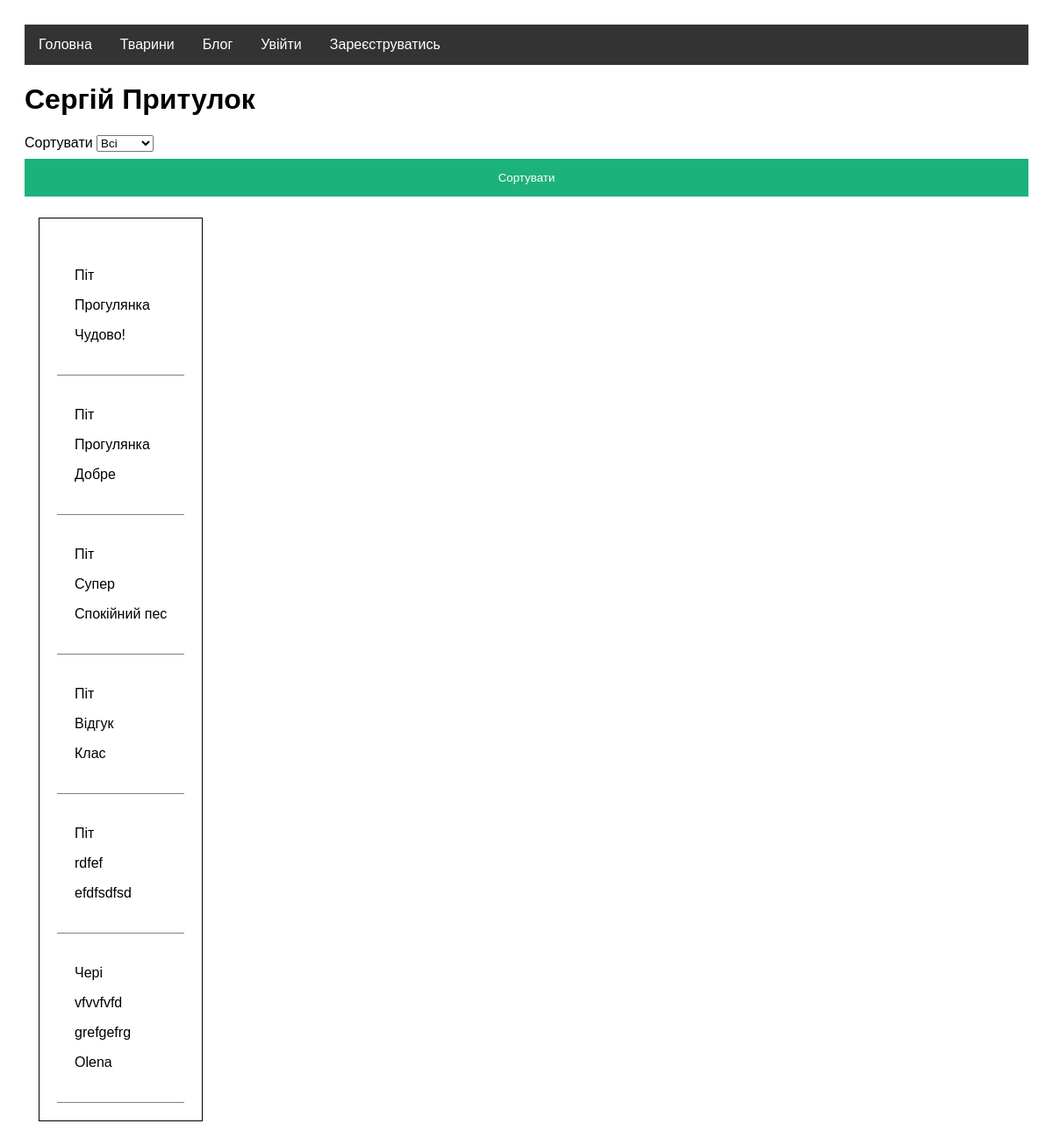
The app's page /animals/feedbacks with its own data.
### animals/models.py (models this page shows, shortened)
class Feedback(models.Model):
    title = models.CharField(max_length=100)
    text = models.TextField()
    user_id = models.ForeignKey(User, on_delete=models.CASCADE)
    animal_id = models.ForeignKey(Animal, on_delete=models.CASCADE)

class Animal(models.Model):
    name = models.CharField(max_length=100)
    sex = models.BooleanField()
    age = models.IntegerField()
    breed = models.CharField(max_length=200)
    availability = models.BooleanField()
    description = models.TextField()
    healthy = models.BooleanField()
    animal_type = models.ForeignKey(AnimalType, on_delete=models.CASCADE)

### animals/views.py (the view)
# urls.py: path('feedbacks', views.get_all_feedbacks, name='get_all_feedbacks'),
def get_all_feedbacks(request):
    types = animals.models.AnimalType.objects.all()
    type_filter = request.GET.get("type")
    if type_filter:
        all_feedbacks = animals.models.Feedback.objects.all().filter(animal_id__animal_type__type=type_filter)
    else:
        all_feedbacks = animals.models.Feedback.objects.all()
    return render(request, 'animals/feedbacks.html', {'feedbacks': all_feedbacks, 'types': types})

### animals/models.py (called while the page is built)
    def __str__(self):
        return self.type

### templates/animals/feedbacks.html (shortened to what this page needs)
{% extends 'base.html' %}
{% block content %}
    <div class="main-page">
            <form method="get">
                <label for="type">Сортувати</label>
                <select name="type" id="type">
                <option value=''>Всі</option>
                </select>
                <button type="submit">Сортувати</button>
            </form>
        <div class="container">
            <div class="feedbacks">
                {% for feedback in feedbacks %}
                    <div class="feedback">
                        <p>{{ feedback.animal_id.name }}</p>
                        <p>{{ feedback.title }}</p>
                        <p>{{ feedback.text }}</p>
                        <p>{{ feedback.user_id.first_name }}</p>
                    </div>
                {% endfor %}
            </div>
        </div>
    </div>
{% endblock %}

### static/css/styles.css (style rules this page uses)
* { box-sizing: border-box; }
body { font-family: Arial; padding: 20px; }
.main-page .container { display: flex; align-items: flex-start; justify-content: space-between; }
.main-page .container .feedbacks { padding: 20px; border: 1px solid black; display: flex; flex-direction: column; }
.main-page .container .feedbacks .feedback { padding: 20px; border-bottom: 1px solid grey; }
button { background-color: #04AA6D; color: white; padding: 14px 20px; margin: 8px 0; border: none; cursor: pointer; width: 100%; opacity: 0.9; }
.container { padding: 16px; }
body { background: white !important; }

### records on screen
Feedback: animal_id.name "Піт", title "Прогулянка", text "Чудово!"
Feedback: animal_id.name "Піт", title "Прогулянка", text "Добре"
Feedback: animal_id.name "Піт", title "Супер", text "Спокійний пес"
Feedback: animal_id.name "Піт", title "Відгук", text "Клас"
Feedback: animal_id.name "Піт", title "rdfef", text "efdfsdfsd"
Feedback: animal_id.name "Чері", title "vfvvfvfd", text "grefgefrg", user_id.first_name "Olena"
